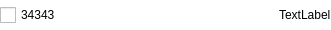
<?xml version="1.0" encoding="UTF-8"?>
<ui version="4.0">
 <class>renewItemWidget</class>
 <widget class="QWidget" name="renewItemWidget">
  <property name="geometry">
   <rect>
    <x>0</x>
    <y>0</y>
    <width>331</width>
    <height>30</height>
   </rect>
  </property>
  <property name="windowTitle">
   <string>Form</string>
  </property>
  <property name="styleSheet">
   <string notr="true">background:transparent;</string>
  </property>
  <layout class="QHBoxLayout" name="horizontalLayout">
   <property name="spacing">
    <number>0</number>
   </property>
   <property name="leftMargin">
    <number>0</number>
   </property>
   <property name="topMargin">
    <number>0</number>
   </property>
   <property name="rightMargin">
    <number>0</number>
   </property>
   <property name="bottomMargin">
    <number>0</number>
   </property>
   <item>
    <widget class="QCheckBox" name="checkBox">
     <property name="minimumSize">
      <size>
       <width>200</width>
       <height>0</height>
      </size>
     </property>
     <property name="styleSheet">
      <string notr="true"> QCheckBox {
     spacing: 5px;
	background:transparent;
background-color:none;
 }

 QCheckBox::indicator {
     width: 16px;
     height: 16px;
 }

 QCheckBox::indicator:unchecked {
     image: url(:/login/resource/login/option_normal.png);
 }

 QCheckBox::indicator:unchecked:hover {
     image: url(:/login/resource/login/option_normal.png);
 }

 QCheckBox::indicator:unchecked:pressed {
     image: url(:/login/resource/login/option_normal.png);
 }

 QCheckBox::indicator:checked {
     image: url(:/login/resource/login/option_select.png);
 }

 QCheckBox::indicator:checked:hover {
     image: url(:/login/resource/login/option_select.png);
 }

 QCheckBox::indicator:checked:pressed {
     image: url(:/login/resource/login/option_select.png);
 }
</string>
     </property>
     <property name="text">
      <string>34343</string>
     </property>
     <property name="icon">
      <iconset resource="res.qrc">
       <normaloff>:/main/resource/main/renew.png</normaloff>:/main/resource/main/renew.png</iconset>
     </property>
    </widget>
   </item>
   <item>
    <spacer name="horizontalSpacer">
     <property name="orientation">
      <enum>Qt::Horizontal</enum>
     </property>
     <property name="sizeHint" stdset="0">
      <size>
       <width>75</width>
       <height>20</height>
      </size>
     </property>
    </spacer>
   </item>
   <item>
    <widget class="QLabel" name="labelTime">
     <property name="styleSheet">
      <string notr="true">background:transparent;</string>
     </property>
     <property name="text">
      <string>TextLabel</string>
     </property>
    </widget>
   </item>
  </layout>
 </widget>
 <resources>
  <include location="res.qrc"/>
 </resources>
 <connections/>
</ui>
